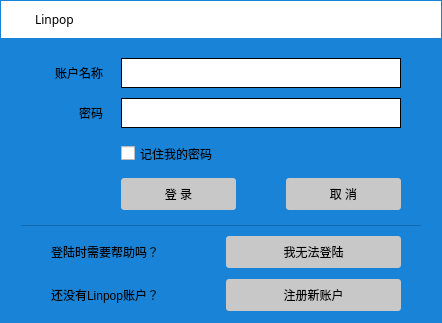
<?xml version="1.0" encoding="UTF-8"?>
<ui version="4.0">
 <class>Loggin</class>
 <widget class="QWidget" name="Loggin">
  <property name="windowModality">
   <enum>Qt::NonModal</enum>
  </property>
  <property name="enabled">
   <bool>true</bool>
  </property>
  <property name="geometry">
   <rect>
    <x>0</x>
    <y>0</y>
    <width>442</width>
    <height>323</height>
   </rect>
  </property>
  <property name="sizePolicy">
   <sizepolicy hsizetype="Preferred" vsizetype="Preferred">
    <horstretch>0</horstretch>
    <verstretch>0</verstretch>
   </sizepolicy>
  </property>
  <property name="minimumSize">
   <size>
    <width>0</width>
    <height>0</height>
   </size>
  </property>
  <property name="maximumSize">
   <size>
    <width>442</width>
    <height>323</height>
   </size>
  </property>
  <property name="baseSize">
   <size>
    <width>0</width>
    <height>0</height>
   </size>
  </property>
  <property name="windowTitle">
   <string>Linpop</string>
  </property>
  <property name="styleSheet">
   <string notr="true">QWidget#Loggin {
	background-color: rgb(24, 131, 215);
}</string>
  </property>
  <widget class="QStackedWidget" name="stackedWidget">
   <property name="geometry">
    <rect>
     <x>1</x>
     <y>38</y>
     <width>440</width>
     <height>284</height>
    </rect>
   </property>
   <property name="minimumSize">
    <size>
     <width>440</width>
     <height>284</height>
    </size>
   </property>
   <property name="maximumSize">
    <size>
     <width>440</width>
     <height>284</height>
    </size>
   </property>
   <property name="styleSheet">
    <string notr="true">QStackedWidget#stackedWidget {
	background-color: rgba(0, 0, 0, 0);
}

QWidget#logPage {
	background-color: rgba(0, 0, 0, 0);
}

QWidget#setPage {
	background-color: rgba(0, 0, 0, 0);
}</string>
   </property>
   <property name="currentIndex">
    <number>0</number>
   </property>
   <widget class="QWidget" name="logPage">
    <widget class="QPushButton" name="logButton">
     <property name="enabled">
      <bool>true</bool>
     </property>
     <property name="geometry">
      <rect>
       <x>120</x>
       <y>140</y>
       <width>115</width>
       <height>32</height>
      </rect>
     </property>
     <property name="styleSheet">
      <string notr="true">QPushButton#logButton {
	background-color: rgb(200, 200, 200);
	border-radius: 3px;
}

QPushButton#logButton:hover {
	background-color: rgb(170, 170, 170);
	border-radius: 3px;
}

QPushButton#logButton:pressed {
	background-color: rgb(150, 150, 150);
	border-radius: 3px;
}</string>
     </property>
     <property name="text">
      <string>登 录</string>
     </property>
    </widget>
    <widget class="QCheckBox" name="saveBox">
     <property name="geometry">
      <rect>
       <x>120</x>
       <y>105</y>
       <width>141</width>
       <height>21</height>
      </rect>
     </property>
     <property name="text">
      <string>记住我的密码</string>
     </property>
     <property name="checked">
      <bool>false</bool>
     </property>
    </widget>
    <widget class="QLabel" name="label">
     <property name="geometry">
      <rect>
       <x>30</x>
       <y>20</y>
       <width>72</width>
       <height>30</height>
      </rect>
     </property>
     <property name="text">
      <string>账户名称</string>
     </property>
     <property name="alignment">
      <set>Qt::AlignRight|Qt::AlignTrailing|Qt::AlignVCenter</set>
     </property>
    </widget>
    <widget class="QLineEdit" name="idEdit">
     <property name="geometry">
      <rect>
       <x>120</x>
       <y>20</y>
       <width>280</width>
       <height>30</height>
      </rect>
     </property>
     <property name="sizePolicy">
      <sizepolicy hsizetype="Expanding" vsizetype="Preferred">
       <horstretch>0</horstretch>
       <verstretch>0</verstretch>
      </sizepolicy>
     </property>
     <property name="styleSheet">
      <string notr="true">QLineEdit {
	border: 1px solid;
}</string>
     </property>
     <property name="text">
      <string/>
     </property>
     <property name="maxLength">
      <number>15</number>
     </property>
     <property name="placeholderText">
      <string/>
     </property>
    </widget>
    <widget class="QLabel" name="label_2">
     <property name="geometry">
      <rect>
       <x>30</x>
       <y>60</y>
       <width>72</width>
       <height>30</height>
      </rect>
     </property>
     <property name="text">
      <string>密码</string>
     </property>
     <property name="alignment">
      <set>Qt::AlignRight|Qt::AlignTrailing|Qt::AlignVCenter</set>
     </property>
    </widget>
    <widget class="QPushButton" name="newButton">
     <property name="geometry">
      <rect>
       <x>225</x>
       <y>241</y>
       <width>175</width>
       <height>32</height>
      </rect>
     </property>
     <property name="styleSheet">
      <string notr="true">QPushButton#newButton {
	background-color: rgb(200, 200, 200);
	border-radius: 3px;
}

QPushButton#newButton:hover {
	background-color: rgb(170, 170, 170);
	border-radius: 3px;
}

QPushButton#newButton:pressed {
	background-color: rgb(150, 150, 150);
	border-radius: 3px;
}</string>
     </property>
     <property name="text">
      <string>注册新账户</string>
     </property>
    </widget>
    <widget class="QPushButton" name="cancelButton">
     <property name="geometry">
      <rect>
       <x>285</x>
       <y>140</y>
       <width>115</width>
       <height>32</height>
      </rect>
     </property>
     <property name="styleSheet">
      <string notr="true">QPushButton#cancelButton {
	background-color: rgb(200, 200, 200);
	border-radius: 3px;
}

QPushButton#cancelButton:hover {
	background-color: rgb(170, 170, 170);
	border-radius: 3px;
}

QPushButton#cancelButton:pressed {
	background-color: rgb(150, 150, 150);
	border-radius: 3px;
}</string>
     </property>
     <property name="text">
      <string>取 消</string>
     </property>
    </widget>
    <widget class="QPushButton" name="losePasswordButton">
     <property name="geometry">
      <rect>
       <x>225</x>
       <y>198</y>
       <width>175</width>
       <height>32</height>
      </rect>
     </property>
     <property name="styleSheet">
      <string notr="true">QPushButton#losePasswordButton {
	background-color: rgb(200, 200, 200);
	border-radius: 3px;
}

QPushButton#losePasswordButton:hover {
	background-color: rgb(170, 170, 170);
	border-radius: 3px;
}

QPushButton#losePasswordButton:pressed {
	background-color: rgb(150, 150, 150);
	border-radius: 3px;
}</string>
     </property>
     <property name="text">
      <string>我无法登陆</string>
     </property>
    </widget>
    <widget class="QLabel" name="label_3">
     <property name="geometry">
      <rect>
       <x>20</x>
       <y>187</y>
       <width>400</width>
       <height>5</height>
      </rect>
     </property>
     <property name="styleSheet">
      <string notr="true">border-top: 1px solid rgba(0, 0, 0, 50);</string>
     </property>
     <property name="text">
      <string/>
     </property>
    </widget>
    <widget class="QLineEdit" name="passwordEdit">
     <property name="geometry">
      <rect>
       <x>120</x>
       <y>60</y>
       <width>280</width>
       <height>30</height>
      </rect>
     </property>
     <property name="styleSheet">
      <string notr="true">QLineEdit {
	border: 1px solid;
}</string>
     </property>
     <property name="text">
      <string/>
     </property>
     <property name="maxLength">
      <number>15</number>
     </property>
     <property name="echoMode">
      <enum>QLineEdit::Password</enum>
     </property>
     <property name="placeholderText">
      <string/>
     </property>
    </widget>
    <widget class="QLabel" name="label_6">
     <property name="geometry">
      <rect>
       <x>50</x>
       <y>198</y>
       <width>150</width>
       <height>32</height>
      </rect>
     </property>
     <property name="text">
      <string>登陆时需要帮助吗？</string>
     </property>
     <property name="alignment">
      <set>Qt::AlignLeading|Qt::AlignLeft|Qt::AlignVCenter</set>
     </property>
    </widget>
    <widget class="QLabel" name="label_4">
     <property name="geometry">
      <rect>
       <x>50</x>
       <y>241</y>
       <width>150</width>
       <height>32</height>
      </rect>
     </property>
     <property name="text">
      <string>还没有Linpop账户？</string>
     </property>
     <property name="alignment">
      <set>Qt::AlignLeading|Qt::AlignLeft|Qt::AlignVCenter</set>
     </property>
    </widget>
   </widget>
   <widget class="QWidget" name="setPage">
    <widget class="QGroupBox" name="groupBox">
     <property name="geometry">
      <rect>
       <x>20</x>
       <y>20</y>
       <width>400</width>
       <height>191</height>
      </rect>
     </property>
     <property name="styleSheet">
      <string notr="true"/>
     </property>
     <property name="title">
      <string>服务器设置</string>
     </property>
     <widget class="QLabel" name="label_7">
      <property name="geometry">
       <rect>
        <x>20</x>
        <y>26</y>
        <width>90</width>
        <height>26</height>
       </rect>
      </property>
      <property name="text">
       <string>服务器地址</string>
      </property>
      <property name="alignment">
       <set>Qt::AlignLeading|Qt::AlignLeft|Qt::AlignVCenter</set>
      </property>
     </widget>
     <widget class="QLineEdit" name="serverIpEdit">
      <property name="geometry">
       <rect>
        <x>120</x>
        <y>26</y>
        <width>260</width>
        <height>26</height>
       </rect>
      </property>
      <property name="sizePolicy">
       <sizepolicy hsizetype="Expanding" vsizetype="Preferred">
        <horstretch>0</horstretch>
        <verstretch>0</verstretch>
       </sizepolicy>
      </property>
      <property name="styleSheet">
       <string notr="true">QLineEdit {
	border: 1px solid;
}</string>
      </property>
      <property name="text">
       <string>127.0.0.1</string>
      </property>
      <property name="maxLength">
       <number>15</number>
      </property>
      <property name="placeholderText">
       <string>示例：127.0.0.1</string>
      </property>
     </widget>
    </widget>
    <widget class="QPushButton" name="sureSetButton">
     <property name="enabled">
      <bool>true</bool>
     </property>
     <property name="geometry">
      <rect>
       <x>80</x>
       <y>230</y>
       <width>115</width>
       <height>32</height>
      </rect>
     </property>
     <property name="styleSheet">
      <string notr="true">QPushButton#sureSetButton {
	background-color: rgb(200, 200, 200);
	border-radius: 3px;
}

QPushButton#sureSetButton:hover {
	background-color: rgb(170, 170, 170);
	border-radius: 3px;
}

QPushButton#sureSetButton:pressed {
	background-color: rgb(150, 150, 150);
	border-radius: 3px;
}</string>
     </property>
     <property name="text">
      <string>确 定</string>
     </property>
    </widget>
    <widget class="QPushButton" name="cancelSetButton">
     <property name="geometry">
      <rect>
       <x>245</x>
       <y>230</y>
       <width>115</width>
       <height>32</height>
      </rect>
     </property>
     <property name="styleSheet">
      <string notr="true">QPushButton#cancelSetButton {
	background-color: rgb(200, 200, 200);
	border-radius: 3px;
}

QPushButton#cancelSetButton:hover {
	background-color: rgb(170, 170, 170);
	border-radius: 3px;
}

QPushButton#cancelSetButton:pressed {
	background-color: rgb(150, 150, 150);
	border-radius: 3px;
}</string>
     </property>
     <property name="text">
      <string>取 消</string>
     </property>
    </widget>
   </widget>
  </widget>
  <widget class="QPushButton" name="setButton">
   <property name="geometry">
    <rect>
     <x>265</x>
     <y>1</y>
     <width>58</width>
     <height>37</height>
    </rect>
   </property>
   <property name="focusPolicy">
    <enum>Qt::NoFocus</enum>
   </property>
   <property name="toolTip">
    <string>设置</string>
   </property>
   <property name="styleSheet">
    <string notr="true">QPushButton#setButton {
	border-image: url(:/loggin/set_normal.png);
	border: none;
}

QPushButton#setButton:hover {
	border-image: url(:/loggin/set_hover.png);
}

QPushButton#setButton:pressed {
	border-image: url(:/loggin/set_press.png);
}


</string>
   </property>
   <property name="text">
    <string/>
   </property>
  </widget>
  <widget class="QPushButton" name="minButton">
   <property name="geometry">
    <rect>
     <x>326</x>
     <y>1</y>
     <width>58</width>
     <height>37</height>
    </rect>
   </property>
   <property name="focusPolicy">
    <enum>Qt::NoFocus</enum>
   </property>
   <property name="styleSheet">
    <string notr="true">QPushButton#minButton {
	border-image: url(:/common/min_normal.png);
	border: none;
}

QPushButton#minButton:hover {
	border-image: url(:/common/min_hover.png);
}

QPushButton#closeButton:pressed {
	border-image: url(:/common/min_press.png);
}


</string>
   </property>
   <property name="text">
    <string/>
   </property>
  </widget>
  <widget class="QPushButton" name="closeButton">
   <property name="geometry">
    <rect>
     <x>383</x>
     <y>1</y>
     <width>58</width>
     <height>37</height>
    </rect>
   </property>
   <property name="focusPolicy">
    <enum>Qt::NoFocus</enum>
   </property>
   <property name="styleSheet">
    <string notr="true">QPushButton#closeButton {
	border-image: url(:/common/close_normal.png);
	border: none;
}

QPushButton#closeButton:hover {
	border-image: url(:/common/close_hover.png);
}

QPushButton#closeButton:pressed {
	border-image: url(:/common/close_press.png);
}
</string>
   </property>
   <property name="text">
    <string/>
   </property>
  </widget>
  <widget class="QLabel" name="nameLabel">
   <property name="geometry">
    <rect>
     <x>1</x>
     <y>1</y>
     <width>440</width>
     <height>37</height>
    </rect>
   </property>
   <property name="maximumSize">
    <size>
     <width>440</width>
     <height>37</height>
    </size>
   </property>
   <property name="font">
    <font>
     <family>微软雅黑</family>
    </font>
   </property>
   <property name="styleSheet">
    <string notr="true">background-color: rgb(255, 255, 255);</string>
   </property>
   <property name="text">
    <string>Linpop</string>
   </property>
   <property name="wordWrap">
    <bool>false</bool>
   </property>
   <property name="margin">
    <number>0</number>
   </property>
   <property name="indent">
    <number>34</number>
   </property>
  </widget>
  <widget class="QLabel" name="bgLabel">
   <property name="geometry">
    <rect>
     <x>1</x>
     <y>1</y>
     <width>440</width>
     <height>321</height>
    </rect>
   </property>
   <property name="styleSheet">
    <string notr="true">QLabel#bgLabel {
	border-image: url(:/loggin/bg.png);
	border: 2px;
	border-color: rgb(24, 131, 215);
}</string>
   </property>
   <property name="text">
    <string/>
   </property>
  </widget>
  <widget class="QLabel" name="iconLabel">
   <property name="geometry">
    <rect>
     <x>9</x>
     <y>9</y>
     <width>21</width>
     <height>20</height>
    </rect>
   </property>
   <property name="maximumSize">
    <size>
     <width>34</width>
     <height>34</height>
    </size>
   </property>
   <property name="text">
    <string/>
   </property>
   <property name="textFormat">
    <enum>Qt::PlainText</enum>
   </property>
   <property name="pixmap">
    <pixmap resource="../resource/qt.qrc">:/common/app.ico</pixmap>
   </property>
   <property name="scaledContents">
    <bool>true</bool>
   </property>
  </widget>
  <zorder>bgLabel</zorder>
  <zorder>nameLabel</zorder>
  <zorder>stackedWidget</zorder>
  <zorder>setButton</zorder>
  <zorder>minButton</zorder>
  <zorder>closeButton</zorder>
  <zorder>iconLabel</zorder>
 </widget>
 <layoutdefault spacing="6" margin="11"/>
 <tabstops>
  <tabstop>idEdit</tabstop>
  <tabstop>passwordEdit</tabstop>
  <tabstop>saveBox</tabstop>
  <tabstop>logButton</tabstop>
  <tabstop>cancelButton</tabstop>
  <tabstop>losePasswordButton</tabstop>
  <tabstop>newButton</tabstop>
 </tabstops>
 <resources>
  <include location="../resource/qt.qrc"/>
 </resources>
 <connections/>
</ui>
